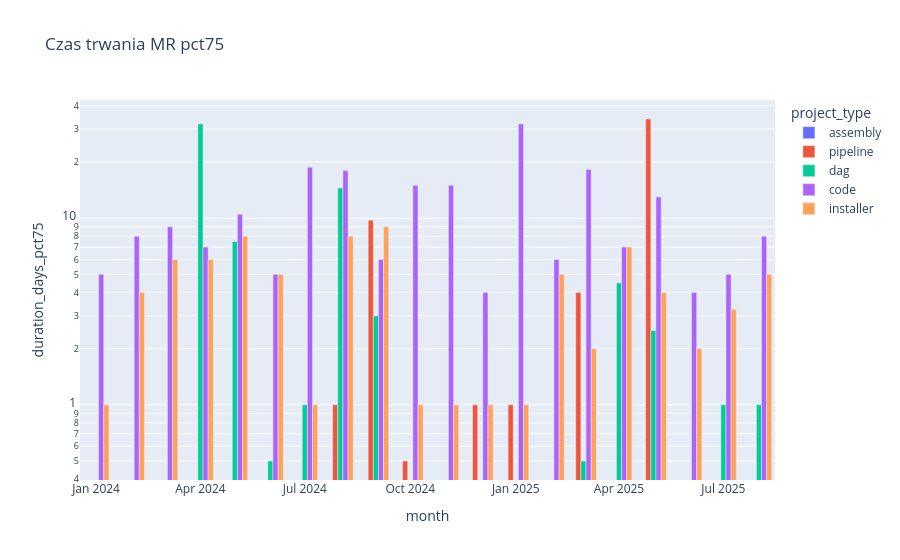

Write notebook code for a chart like this one.
### Code cell
px.bar(mrs_duration.toPandas(),x='month',y='duration_days_pct75',color='project_type',title='Czas trwania MR pct75',log_y=True,barmode='group')

### Figure 1 — Plotly figure (JSON) as saved in the notebook; plotly's stock layout.template omitted (floating-point values rounded to 4 significant figures)
{"data": [{"alignmentgroup": "True", "hovertemplate": "project_type=assembly<br>month=%{x}<br>duration_days_pct75=%{y}<extra></extra>", "legendgroup": "assembly", "marker": {"color": "#636efa", "pattern": {"shape": ""}}, "name": "assembly", "offsetgroup": "assembly", "orientation": "v", "showlegend": true, "textposition": "auto", "type": "bar", "x": ["2024-06-01T00:00:00", "2024-02-01T00:00:00", "2024-04-01T00:00:00", "2025-02-01T00:00:00", "2025-01-01T00:00:00", "2025-08-01T00:00:00", "2024-10-01T00:00:00", "2024-12-01T00:00:00", "2024-08-01T00:00:00", "2025-05-01T00:00:00", "2024-03-01T00:00:00", "2025-04-01T00:00:00", "2025-03-01T00:00:00", "2024-11-01T00:00:00", "2024-07-01T00:00:00", "2024-01-01T00:00:00", "2024-09-01T00:00:00", "2024-05-01T00:00:00", "2025-06-01T00:00:00", "2025-07-01T00:00:00"], "xaxis": "x", "y": [0, 0, 0, 0, 0, 0, 0, 0, 0, 0, 0, 0, 0, 0, 0, 0, 0, 0, 0, 0], "yaxis": "y"}, {"alignmentgroup": "True", "hovertemplate": "project_type=pipeline<br>month=%{x}<br>duration_days_pct75=%{y}<extra></extra>", "legendgroup": "pipeline", "marker": {"color": "#EF553B", "pattern": {"shape": ""}}, "name": "pipeline", "offsetgroup": "pipeline", "orientation": "v", "showlegend": true, "textposition": "auto", "type": "bar", "x": ["2024-12-01T00:00:00", "2025-06-01T00:00:00", "2024-08-01T00:00:00", "2024-11-01T00:00:00", "2024-09-01T00:00:00", "2024-06-01T00:00:00", "2025-02-01T00:00:00", "2024-10-01T00:00:00", "2025-05-01T00:00:00", "2025-03-01T00:00:00", "2024-07-01T00:00:00", "2025-01-01T00:00:00"], "xaxis": "x", "y": [1, 0, 1, 0, 9.75, 0, 0, 0.5, 34, 4, 0, 1], "yaxis": "y"}, {"alignmentgroup": "True", "hovertemplate": "project_type=dag<br>month=%{x}<br>duration_days_pct75=%{y}<extra></extra>", "legendgroup": "dag", "marker": {"color": "#00cc96", "pattern": {"shape": ""}}, "name": "dag", "offsetgroup": "dag", "orientation": "v", "showlegend": true, "textposition": "auto", "type": "bar", "x": ["2025-05-01T00:00:00", "2025-07-01T00:00:00", "2024-02-01T00:00:00", "2024-06-01T00:00:00", "2025-06-01T00:00:00", "2024-11-01T00:00:00", "2025-08-01T00:00:00", "2024-12-01T00:00:00", "2024-07-01T00:00:00", "2024-04-01T00:00:00", "2024-01-01T00:00:00", "2025-04-01T00:00:00", "2025-03-01T00:00:00", "2024-09-01T00:00:00", "2024-08-01T00:00:00", "2024-10-01T00:00:00", "2024-05-01T00:00:00"], "xaxis": "x", "y": [2.5, 1, 0, 0.5, 0, 0, 1, 0, 1, 32, 0, 4.5, 0.5, 3, 14.5, 0, 7.5], "yaxis": "y"}, {"alignmentgroup": "True", "hovertemplate": "project_type=code<br>month=%{x}<br>duration_days_pct75=%{y}<extra></extra>", "legendgroup": "code", "marker": {"color": "#ab63fa", "pattern": {"shape": ""}}, "name": "code", "offsetgroup": "code", "orientation": "v", "showlegend": true, "textposition": "auto", "type": "bar", "x": ["2024-07-01T00:00:00", "2024-03-01T00:00:00", "2025-06-01T00:00:00", "2024-09-01T00:00:00", "2025-07-01T00:00:00", "2025-05-01T00:00:00", "2024-11-01T00:00:00", "2024-08-01T00:00:00", "2024-05-01T00:00:00", "2025-01-01T00:00:00", "2024-02-01T00:00:00", "2024-06-01T00:00:00", "2024-12-01T00:00:00", "2024-04-01T00:00:00", "2024-01-01T00:00:00", "2025-02-01T00:00:00", "2025-03-01T00:00:00", "2024-10-01T00:00:00", "2025-04-01T00:00:00", "2025-08-01T00:00:00"], "xaxis": "x", "y": [18.75, 9, 4, 6, 5, 13, 15, 18, 10.5, 32, 8, 5, 4, 7, 5, 6, 18.25, 15, 7, 8], "yaxis": "y"}, {"alignmentgroup": "True", "hovertemplate": "project_type=installer<br>month=%{x}<br>duration_days_pct75=%{y}<extra></extra>", "legendgroup": "installer", "marker": {"color": "#FFA15A", "pattern": {"shape": ""}}, "name": "installer", "offsetgroup": "installer", "orientation": "v", "showlegend": true, "textposition": "auto", "type": "bar", "x": ["2024-11-01T00:00:00", "2025-08-01T00:00:00", "2025-05-01T00:00:00", "2024-10-01T00:00:00", "2024-07-01T00:00:00", "2025-06-01T00:00:00", "2024-05-01T00:00:00", "2024-02-01T00:00:00", "2024-04-01T00:00:00", "2024-03-01T00:00:00", "2024-09-01T00:00:00", "2025-07-01T00:00:00", "2024-06-01T00:00:00", "2024-01-01T00:00:00", "2025-02-01T00:00:00", "2024-08-01T00:00:00", "2025-04-01T00:00:00", "2025-03-01T00:00:00", "2024-12-01T00:00:00", "2025-01-01T00:00:00"], "xaxis": "x", "y": [1, 5, 4, 1, 1, 2, 8, 4, 6, 6, 9, 3.25, 5, 1, 5, 8, 7, 2, 1, 1], "yaxis": "y"}], "layout": {"barmode": "group", "legend": {"title": {"text": "project_type"}, "tracegroupgap": 0}, "title": {"text": "Czas trwania MR pct75"}, "xaxis": {"anchor": "y", "domain": [0, 1], "title": {"text": "month"}}, "yaxis": {"anchor": "x", "domain": [0, 1], "title": {"text": "duration_days_pct75"}, "type": "log"}}}
